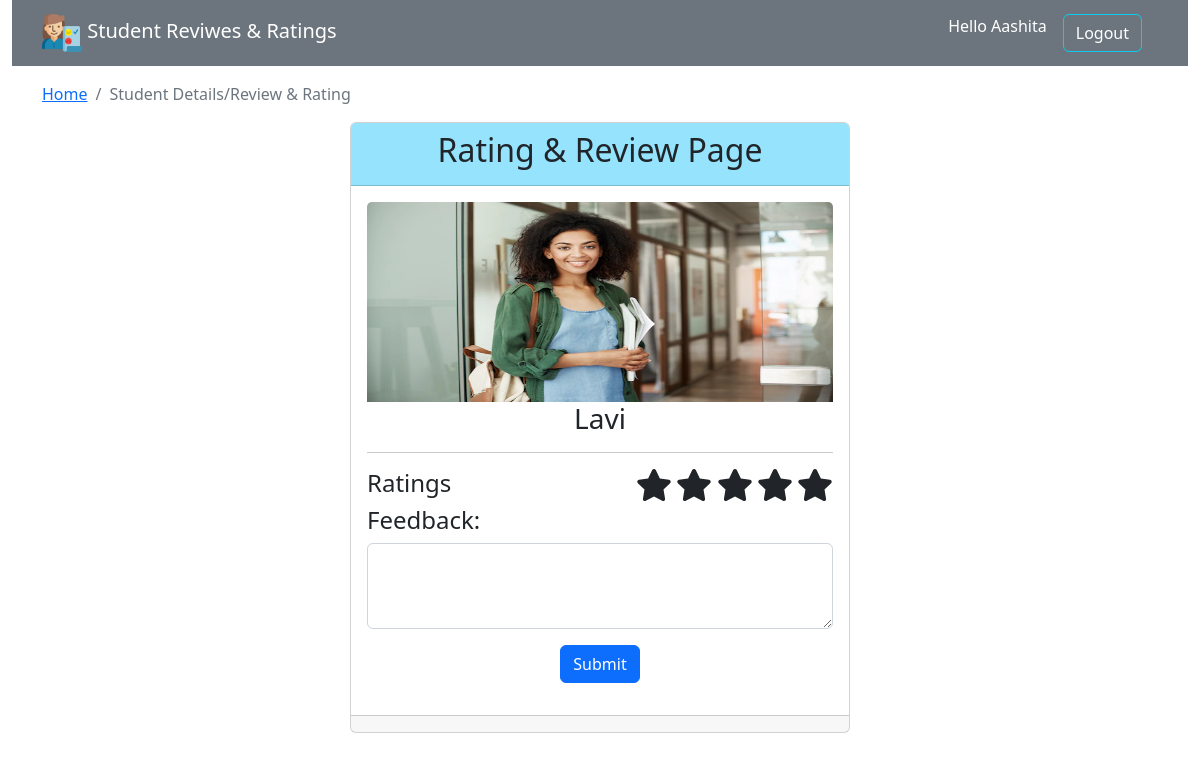
/review.php?stu_rev_id=4 (signed in), run on the app's committed database.
### tables this page shows
CREATE TABLE `student_details` (
  `stu_id` int(11) NOT NULL,
  `stu_name` varchar(200) NOT NULL,
  `stu_img` varchar(100) NOT NULL,
  `stu_age` varchar(200) NOT NULL,
  `stu_edu` varchar(100) NOT NULL
);

### review.php (the view, shortened to what this page needs)
<!DOCTYPE html>
<html lang="en">
<head>
</head>
<body>
    <?php
        include 'header.php' ;
        if(isset($_SESSION['user_name'])){
    ?>
    <?php
        require 'connection.php';
        if(isset($_GET['stu_rev_id'])){
            $student_id = $_GET['stu_rev_id'];
            $sql = "SELECT * FROM student_details WHERE stu_id = $student_id";
            $row = $conn->query($sql);
    ?>
        <nav aria-label="breadcrumb">
            <div class="container my-3">
                <ol class="breadcrumb">
                    <li class="breadcrumb-item"><a href="index.php">Home</a></li>
                    <li class="breadcrumb-item active" aria-current="page">Student Details/Review & Rating</li>
                  </ol>
            </div>
        </nav>
    <div class="container-fluid">
        <center>
            <div class="card m-3" style="width: 500px;">
                <div class="card-header" style="background: rgb(149, 227, 252);">
                    <h2 class="text-center">Rating & Review Page</h2>
                </div>
                <div class="card-body">
                    <?php while($data = mysqli_fetch_assoc($row)){ ?>
                    <img src="./Images/<?php echo $data['stu_img'] ?>" class="card-img-top" alt="..." width="40" height="200"><br>
                    <h3 class="card-title" ><?php echo $data['stu_name'] ?></h3>
                    <hr>
                    <?php }  } ?>
                    <div class="d-flex justify-content-between">
                        <h4 class="card-title text-start">Ratings</h4>
                        <span>
                            <i class="fas fa-star star-light submit_star fa-2x" id="submit_star_1" data-rating = "1"></i>
                            <i class="fas fa-star star-light submit_star fa-2x" id="submit_star_2" data-rating = "2"></i>
                            <i class="fas fa-star star-light submit_star fa-2x" id="submit_star_3" data-rating = "3"></i>
                            <i class="fas fa-star star-light submit_star fa-2x" id="submit_star_4" data-rating = "4"></i>
                            <i class="fas fa-star star-light submit_star fa-2x" id="submit_star_5" data-rating = "5"></i>
                        </span>
                    </div>
                    <div class="reviews">
                        <form action="reviewcode.php" method="post" class="g-3 needs-validation" novalidate>
                            <h4 class="card-title text-start">Feedback:</h4>
                            <textarea name="user_review" class="form-control" id="user_review" cols="60" rows="3" required></textarea>
                            <button class="btn btn-primary my-3" type="submit" id="save_review">
                                Submit
                            </button>
                        </form>
                    </div>
                </div>
                <div class="card-footer">
                </div>
            </div>
        </center>
    </div>
</body>
</html>
<?php
 } ?>

### data on the page
student_details: stu_img (picture), stu_name "Lavi"

### other printed values
$_SESSION['user_name'] "Aashita"
